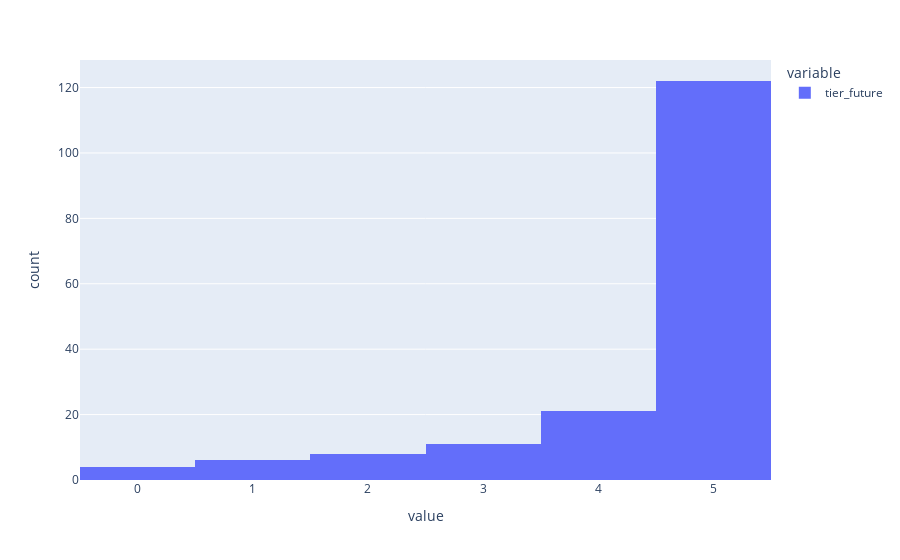

Source (notebook cell):
### Code cell
px.histogram(y_val)

### Figure 1 — Plotly figure (JSON) as saved in the notebook; plotly's stock layout.template omitted (floating-point values rounded to 4 significant figures; data arrays with more than 128 entries replaced by an {"elided": "..."} marker saying what was removed)
{"data": [{"alignmentgroup": "True", "bingroup": "x", "hovertemplate": "variable=tier_future<br>value=%{x}<br>count=%{y}<extra></extra>", "legendgroup": "tier_future", "marker": {"color": "#636efa", "pattern": {"shape": ""}}, "name": "tier_future", "offsetgroup": "tier_future", "orientation": "v", "showlegend": true, "type": "histogram", "x": {"elided": "172 int values"}, "xaxis": "x", "yaxis": "y"}], "layout": {"barmode": "relative", "legend": {"title": {"text": "variable"}, "tracegroupgap": 0}, "margin": {"t": 60}, "xaxis": {"anchor": "y", "domain": [0, 1], "title": {"text": "value"}}, "yaxis": {"anchor": "x", "domain": [0, 1], "title": {"text": "count"}}}}
